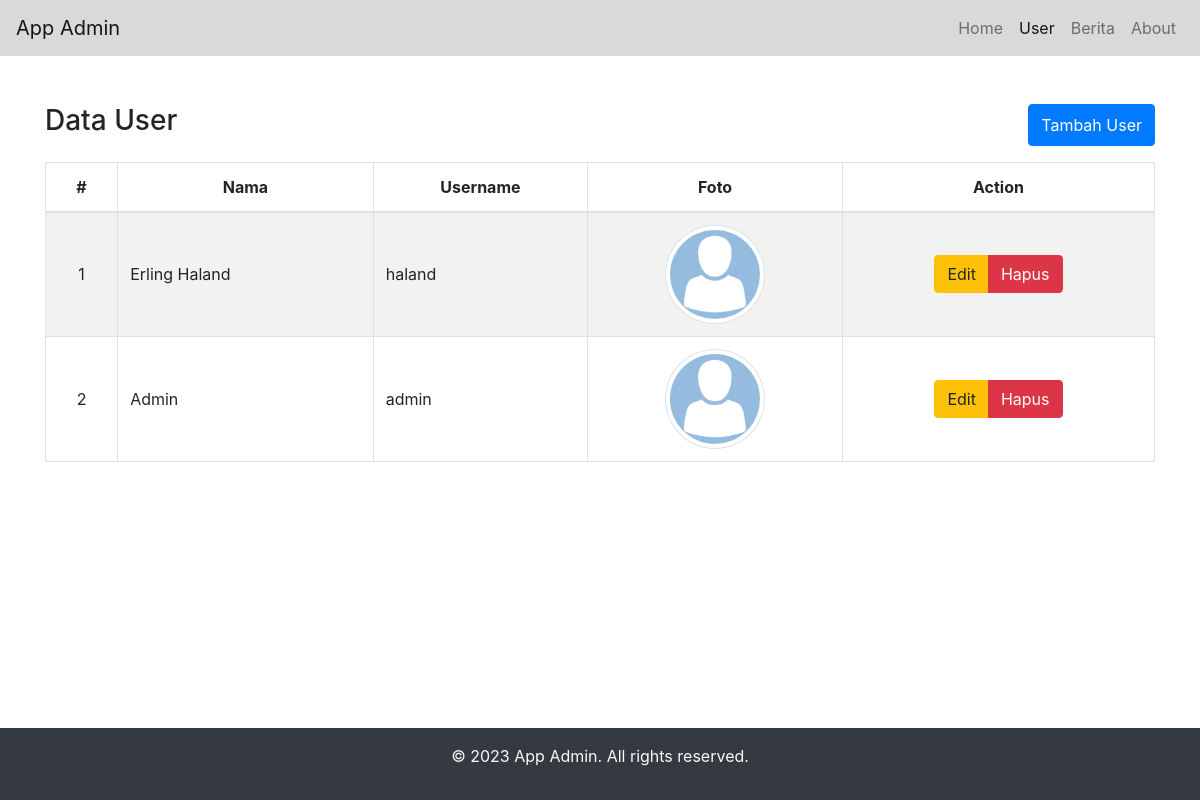
The app's page /?page=user with its own data.
### tables this page shows
CREATE TABLE `user` (
  `id` int(11) NOT NULL,
  `nama` varchar(50) NOT NULL,
  `username` varchar(50) NOT NULL,
  `password` text NOT NULL,
  `jenisKelamin` enum('Laki-laki','Perempuan') NOT NULL,
  `status` enum('Aktif','Tidak Aktif') NOT NULL,
  `foto` text NOT NULL DEFAULT 'default.png',
  `createdAt` timestamp NOT NULL DEFAULT current_timestamp(),
  `updatedAt` timestamp NULL DEFAULT NULL ON UPDATE current_timestamp()
);

### views/user.php (the view, shortened to what this page needs)
<?php
require 'koneksi/koneksi.php';
$sql = "SELECT * FROM user";
$result = $conn->query($sql);
?>
<div class="d-flex justify-content-between mb-3">
	<h3>Data User</h3>
	<button class="btn btn-primary" data-toggle="modal" data-target="#tambahUserModal">Tambah User</button>
</div>
<div class="table-responsive">
	<table class="table table-bordered table-striped table-hover">
		<thead>
			<tr>
				<th class="text-center">#</th>
				<th class="text-center">Nama</th>
				<th class="text-center">Username</th>
				<th class="text-center">Foto</th>
				<th class="text-center">Action</th>
			</tr>
		</thead>
		<tbody>
			<?php $i = 1;
			if ($result->num_rows > 0) : ?>
				<?php while ($row = $result->fetch_assoc()) : ?>
					<tr>
						<td class="text-center align-middle"><?php echo $i++; ?></td>
						<td class="align-middle"><?php echo $row['nama']; ?></td>
						<td class="align-middle"><?php echo $row['username']; ?></td>
						<td class="text-center align-middle">
							<img class="img-thumbnail rounded-circle" src="<?php echo 'uploads/' . $row['foto']; ?>" alt="<?php echo $row['nama']; ?>" width="100">
						</td>
						<td class="text-center align-middle">
							<div class="btn-group">
								<a href="#" class="btn btn-warning">Edit</a>
								<a href="controllers/user.php?hapus=<?php echo $row['id']; ?>" class="btn btn-danger" onclick="return confirm('Anda yakin data akan dihapus ?')">Hapus</a>
							</div>
						</td>
					</tr>
				<?php endwhile; ?>
			<?php else : ?>
				<tr>
					<td colspan='4'>Tidak ada data user</td>
				</tr>
			<?php endif; ?>
		</tbody>
	</table>
</div>

### assets/custom/style.css (style rules this page uses)
body { display: flex; flex-direction: column; min-height: 100vh; }

### records on screen
user: nama "Erling Haland", username "haland", foto (placeholder picture)
user: nama "Admin", username "admin", foto (placeholder picture)
